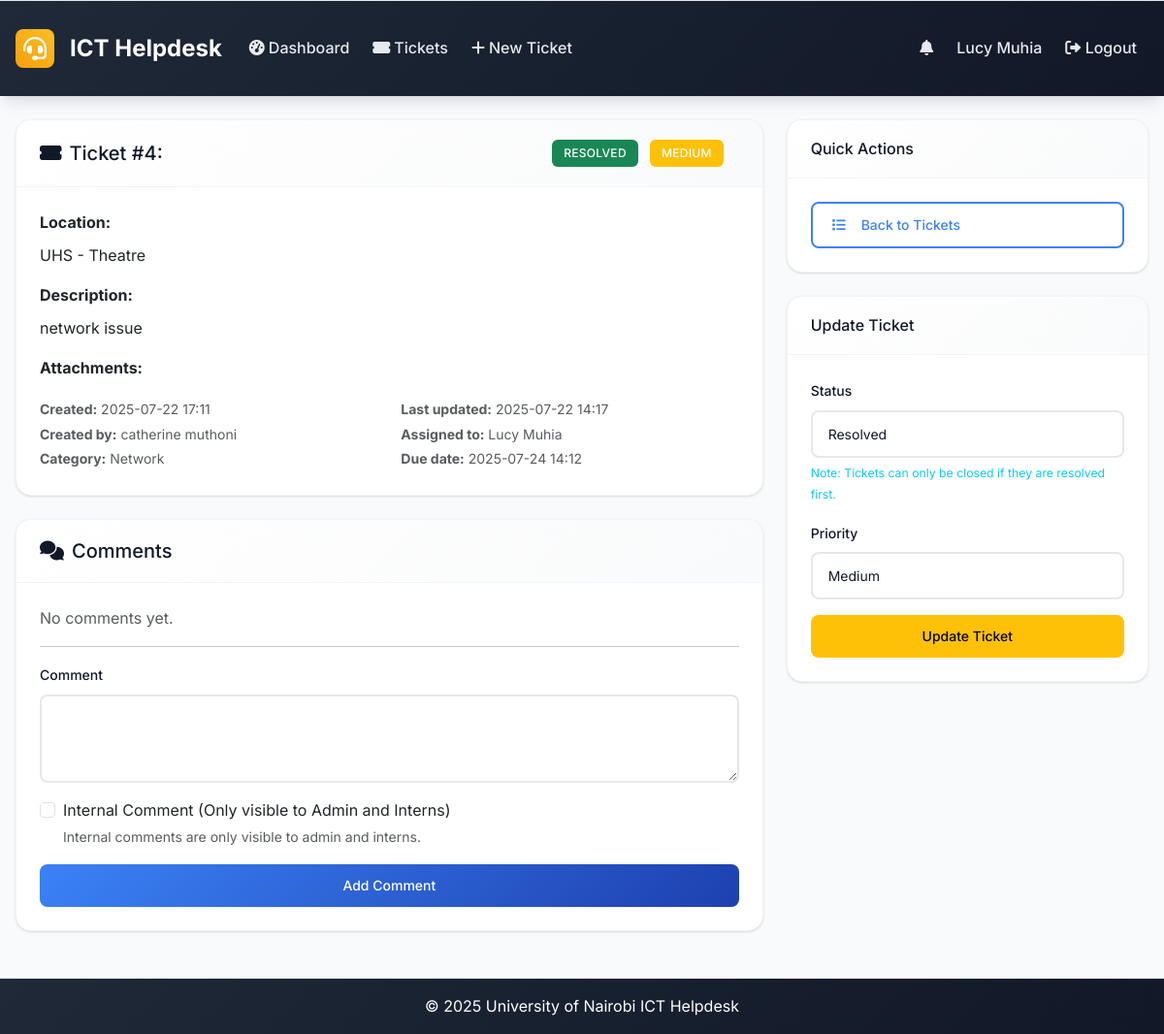
Page /ticket/4 (signed in) on the committed database.
### models.py (models this page shows, shortened)
class User(UserMixin, db.Model):
    id = db.Column(db.Integer, primary_key=True)
    username = db.Column(db.String(64), unique=True, nullable=False)
    email = db.Column(db.String(120), unique=True, nullable=False)
    password_hash = db.Column(db.String(256), nullable=False)
    full_name = db.Column(db.String(100), nullable=False)
    role = db.Column(db.String(20), nullable=False, default='user')  # admin, intern, user
    created_at = db.Column(db.DateTime, default=datetime.utcnow)
    is_active = db.Column(db.Boolean, default=True)
    is_verified = db.Column(db.Boolean, default=False)
    verification_token = db.Column(db.String(128), nullable=True)
    tickets_created = db.relationship('Ticket', foreign_keys='Ticket.created_by_id', backref='creator', lazy='dynamic')
    assigned_tickets = db.relationship('Ticket', secondary='ticket_assignees', back_populates='assignees', lazy='selectin')
    comments = db.relationship('Comment', backref='author', lazy='dynamic')

class Ticket(db.Model):
    id = db.Column(db.Integer, primary_key=True)
    location = db.Column(db.String(200), nullable=False)
    description = db.Column(Text, nullable=False)
    status = db.Column(db.String(20), nullable=False, default='open')  # open, in_progress, resolved, closed
    priority = db.Column(db.String(20), nullable=False, default='medium')  # low, medium, high, urgent
    created_at = db.Column(db.DateTime, default=datetime.utcnow)
    updated_at = db.Column(db.DateTime, default=datetime.utcnow, onupdate=datetime.utcnow)
    closed_at = db.Column(db.DateTime)
    closed_by_id = db.Column(db.Integer, db.ForeignKey('user.id'), nullable=True)
    due_date = db.Column(db.DateTime, nullable=True)
    created_by_id = db.Column(db.Integer, db.ForeignKey('user.id'), nullable=True)
    category_id = db.Column(db.Integer, db.ForeignKey('category.id'))
    comments = db.relationship('Comment', backref='ticket', lazy='dynamic', cascade='all, delete-orphan')
    attachments = db.relationship('Attachment', backref='ticket', lazy='dynamic', cascade='all, delete-orphan')
    assignees = db.relationship('User', secondary=ticket_assignees, back_populates='assigned_tickets', lazy='selectin')
    closed_by = db.relationship('User', foreign_keys=[closed_by_id], backref='closed_tickets')

class Category(db.Model):
    id = db.Column(db.Integer, primary_key=True)
    name = db.Column(db.String(50), unique=True, nullable=False)
    description = db.Column(db.String(200))
    created_at = db.Column(db.DateTime, default=datetime.utcnow)
    tickets = db.relationship('Ticket', backref='category', lazy='dynamic')

### routes.py (the view)
@app.route('/ticket/<int:id>')
@login_required
def ticket_detail(id):
    ticket = Ticket.query.get_or_404(id)
    if current_user.role == 'user' and ticket.created_by_id != current_user.id:
        abort(403)
    elif current_user.role == 'intern' and current_user.id not in [u.id for u in ticket.assignees] and ticket.created_by_id != current_user.id:
        abort(403)
    if current_user.role == 'user':
        comments = Comment.query.filter_by(ticket_id=id, is_internal=False).order_by(Comment.created_at).all()
    else:
        comments = Comment.query.filter_by(ticket_id=id).order_by(Comment.created_at).all()
    comment_form = CommentForm()
    update_form = TicketUpdateForm(user_role=current_user.role, obj=ticket) if current_user.role in ['admin', 'intern'] else None
    return render_template('ticket_detail.html', ticket=ticket, comments=comments,
                         comment_form=comment_form, update_form=update_form)

### forms.py
class CommentForm(FlaskForm):
    content = TextAreaField('Comment', validators=[DataRequired()])
    is_internal = BooleanField('Internal Comment (Only visible to Admin and Interns)')
    submit = SubmitField('Add Comment')

class TicketUpdateForm(FlaskForm):
    status = SelectField('Status', choices=[
        ('open', 'Open'),
        ('in_progress', 'In Progress'),
        ('resolved', 'Resolved'),
        ('closed', 'Closed')
    ])
    assignees = SelectMultipleField('Assignees', coerce=int, validators=[Optional()])
    priority = SelectField('Priority', choices=[
        ('low', 'Low'),
        ('medium', 'Medium'),
        ('high', 'High'),
        ('urgent', 'Urgent')
    ])
    submit = SubmitField('Update Ticket')
    def __init__(self, user_role=None, *args, **kwargs):
        super(TicketUpdateForm, self).__init__(*args, **kwargs)
        self.assignees.choices = [(u.id, u.full_name) for u in User.query.filter(User.role.in_(['admin', 'intern'])).all()]
        if user_role == 'intern':
            self.status.choices = [
                ('open', 'Open'),
                ('in_progress', 'In Progress'),
                ('resolved', 'Resolved')
            ]

### app.py (called while the page is built)
@login_manager.user_loader
def load_user(user_id):
    from models import User
    return User.query.get(int(user_id))

@app.context_processor
def inject_now():
    return {'now': datetime.utcnow}

### routes.py (called while the page is built)
@app.context_processor
def inject_datetime():
    return dict(datetime=datetime)

### utils.py (called while the page is built)
def get_priority_badge_class(priority):
    classes = {
        'low': 'bg-secondary',
        'medium': 'bg-warning',
        'high': 'bg-danger',
        'urgent': 'bg-danger'
    }
    return classes.get(priority, 'bg-secondary')

def get_status_badge_class(status):
    classes = {
        'open': 'bg-primary',
        'in_progress': 'bg-warning',
        'resolved': 'bg-success',
        'closed': 'bg-secondary'
    }
    return classes.get(status, 'bg-secondary')

def format_datetime(dt):
    if not dt:
        return 'N/A'
    return dt.strftime('%Y-%m-%d %H:%M')

def nl2br(value):
    if not value:
        return value
    return value.replace('\n', '<br>')

### templates/ticket_detail.html (shortened to what this page needs)
{% extends "base.html" %}
{% block content %}
<div class="row">
    <div class="col-md-8">
        <div class="card mb-4">
            <div class="card-header d-flex justify-content-between align-items-center">
                <h5 class="mb-0">
                    <i class="fas fa-ticket-alt me-2"></i>Ticket #{{ ticket.id }}: {{ ticket.title }}
                </h5>
                <div class="d-flex align-items-center">
                    <div class="me-3">
                        <span class="badge {{ ticket.status|status_badge }} me-2">
                            {{ ticket.status.replace('_', ' ').title() }}
                        </span>
                        <span class="badge {{ ticket.priority|priority_badge }}">
                            {{ ticket.priority.title() }}
                        </span>
                    </div>
                </div>
            </div>
            <div class="card-body">
                <div class="mb-3">
                    <strong>Location:</strong>
                    <div class="mt-2">{{ ticket.location }}</div>
                </div>
                <div class="mb-3">
                    <strong>Description:</strong>
                    <div class="mt-2">{{ ticket.description|nl2br }}</div>
                </div>
                {% if ticket.attachments %}
                <div class="mb-3">
                    <strong>Attachments:</strong>
                </div>
                {% endif %}
                <div class="row">
                    <div class="col-md-6">
                        <small class="text-muted">
                            <strong>Created:</strong> {{ ticket.created_at|format_datetime }}<br>
                            <strong>Created by:</strong> {{ ticket.creator.full_name }}<br>
                            {% if ticket.category %}
                            <strong>Category:</strong> {{ ticket.category.name }}<br>
                            {% endif %}
                        </small>
                    </div>
                    <div class="col-md-6">
                        <small class="text-muted">
                            <strong>Last updated:</strong> {{ ticket.updated_at|format_datetime }}<br>
                            <strong>Assigned to:</strong>
                            {% if ticket.assignees|length == 0 %}
                                Unassigned
                            {% else %}
                                {% for user in ticket.assignees %}{{ user.full_name }}{% if not loop.last %}, {% endif %}{% endfor %}
                            {% endif %}<br>
                            {% if ticket.due_date %}
                            <strong>Due date:</strong> {{ ticket.due_date|format_datetime }}<br>
                            {% endif %}
                        </small>
                    </div>
                </div>
            </div>
        </div>
        <div class="card">
            <div class="card-header">
                <h5 class="mb-0"><i class="fas fa-comments me-2"></i>Comments</h5>
            </div>
            <div class="card-body">
                {% if comments %}
                    {% for comment in comments %}
                    <div class="border-start border-3 {% if comment.is_internal %}border-warning{% else %}border-primary{% endif %} ps-3 mb-3">
                        <div class="d-flex justify-content-between align-items-start">
                            <div>
                                <strong>{{ comment.author.full_name }}</strong>
                                {% if comment.is_internal %}
                                    <span class="badge bg-warning text-dark ms-2">Internal</span>
                                {% endif %}
                            </div>
                            <small class="text-muted">{{ comment.created_at|format_datetime }}</small>
                        </div>
                        <div class="mt-2">{{ comment.content|nl2br }}</div>
                    </div>
                    {% endfor %}
                {% else %}
                    <p class="text-muted">No comments yet.</p>
                {% endif %}
                <hr>
                <form method="POST" action="{{ url_for('add_comment', id=ticket.id) }}">
                    <div class="mb-3">
                        {{ comment_form.content.label(class="form-label") }}
                        {{ comment_form.content(class="form-control", rows="3") }}
                    </div>
                    {% if current_user.role in ['admin', 'intern'] %}
                    <div class="mb-3 form-check">
                        {{ comment_form.is_internal(class="form-check-input") }}
                        {{ comment_form.is_internal.label(class="form-check-label") }}
                        <div class="form-text">Internal comments are only visible to admin and interns.</div>
                    </div>
                    {% endif %}
                    <div class="d-grid">
                        {{ comment_form.submit(class="btn btn-primary") }}
                    </div>
                </form>
            </div>
        </div>
    </div>
    <div class="col-md-4">
        <div class="card mb-4">
            <div class="card-header">
                <h6 class="mb-0">Quick Actions</h6>
            </div>
            <div class="card-body">
                <a href="{{ url_for('tickets_list') }}" class="btn btn-outline-primary w-100">
                    <i class="fas fa-list me-2"></i>Back to Tickets
                </a>
            </div>
        </div>
        {% if update_form and current_user.role in ['admin', 'intern'] %}
        <div class="card">
            <div class="card-header">
                <h6 class="mb-0">Update Ticket</h6>
            </div>
            <div class="card-body">
                {% if ticket.status == 'closed' %}
                <p class="text-muted">This ticket is closed and cannot be modified.</p>
                {% else %}
                <form method="POST" action="{{ url_for('update_ticket', id=ticket.id) }}">
                    <div class="mb-3">
                        {{ update_form.status.label(class="form-label") }}
                        {{ update_form.status(class="form-control") }}
                        <div class="form-text">
                            <small class="text-info">Note: Tickets can only be closed if they are resolved first.</small>
                        </div>
                    </div>
                    <div class="mb-3">
                        {{ update_form.priority.label(class="form-label") }}
                        {{ update_form.priority(class="form-control") }}
                    </div>
                    <div class="d-grid">
                        {{ update_form.submit(class="btn btn-warning") }}
                    </div>
                </form>
                {% endif %}
            </div>
        </div>
        {% endif %}
    </div>
</div>
{% endblock %}

### templates/base.html (shortened to what this page needs)
<!DOCTYPE html>
<html lang="en">
<head>
    <link href="https://cdn.jsdelivr.net/npm/bootstrap@5.3.0/dist/css/bootstrap.min.css" rel="stylesheet">
    <link href="https://cdnjs.cloudflare.com/ajax/libs/font-awesome/6.0.0/css/all.min.css" rel="stylesheet">
    <link href="{{ url_for('static', filename='css/custom.css') }}" rel="stylesheet">
</head>
<body>
    <nav class="navbar navbar-expand-lg navbar-dark footer-sky">
        <div class="container-fluid px-3">
            <a class="navbar-brand" href="{{ url_for('index') }}">
                <i class="fas fa-headset me-2"></i>ICT Helpdesk
            </a>
            <div class="collapse navbar-collapse" id="navbarNav">
                <ul class="navbar-nav me-auto mb-2 mb-lg-0">
                    {% if current_user.is_authenticated %}
                    <li class="nav-item">
                        <a class="nav-link" href="{{ url_for('dashboard') }}">
                            <i class="fas fa-tachometer-alt me-1"></i>Dashboard
                        </a>
                    </li>
                    <li class="nav-item">
                        <a class="nav-link" href="{{ url_for('tickets_list') }}">
                            <i class="fas fa-ticket-alt me-1"></i>Tickets
                        </a>
                    </li>
                    <li class="nav-item">
                        <a class="nav-link" href="{{ url_for('new_ticket') }}">
                            <i class="fas fa-plus me-1"></i>New Ticket
                        </a>
                    </li>
                    {% endif %}
                </ul>
                <ul class="navbar-nav ms-auto mb-2 mb-lg-0">
                    {% if current_user.is_authenticated %}
                    {% if current_user.role in ['admin', 'intern'] %}
                    <li class="nav-item dropdown">
                        <a class="nav-link position-relative" href="#" id="notificationsDropdown" role="button" data-bs-toggle="dropdown" aria-expanded="false">
                            <i class="fas fa-bell"></i>
                        </a>
                    </li>
                    {% endif %}
                    <li class="nav-item">
                        <span class="nav-link">{{ current_user.full_name }}</span>
                    </li>
                    <li class="nav-item">
                        <a class="nav-link" href="{{ url_for('logout') }}"><i class="fas fa-sign-out-alt"></i> Logout</a>
                    </li>
                    {% endif %}
                </ul>
            </div>
        </div>
    </nav>
    <main class="container-fluid my-4 px-3">
        {% block content %}{% endblock %}
    </main>
    <footer class="footer-sky py-3 mt-5">
        <div class="container text-center">
            <span>&copy; {{ datetime.utcnow().year }} University of Nairobi ICT Helpdesk</span>
        </div>
    </footer>
</body>
</html>

### rows in the picture
User: full_name "Lucy Muhia"
Ticket: id "4", status.replace "RESOLVED", priority "MEDIUM", location "UHS - Theatre", description "network issue", created_at "2025-07-22 17:11", updated_at "2025-07-22 14:17", due_date "2025-07-24 14:12", status "Resolved", priority "Medium"
User: creator.full_name "catherine muthoni"
Category: category.name "Network"

### other values in the picture
{{ comment_form.content.label(class="form-label") }} "Comment"
{{ comment_form.is_internal.label(class="form-check-label") }} "Internal Comment (Only visible to Admin and Interns)"
{{ update_form.status.label(class="form-label") }} "Status"
{{ update_form.priority.label(class="form-label") }} "Priority"
